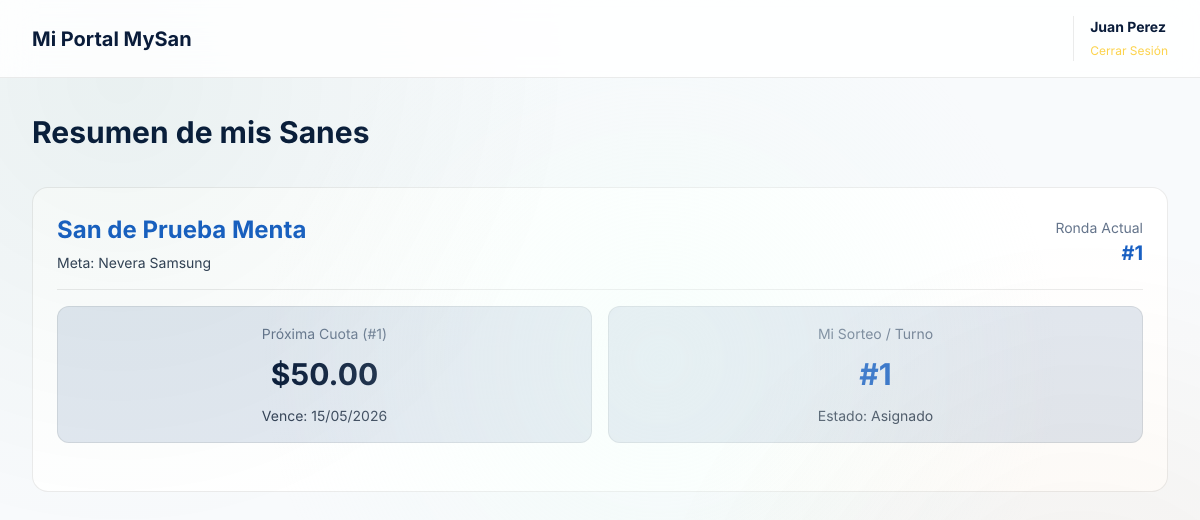
The page /dashboard_participante.php (signed in) on the database its author committed.
### tables this page shows
CREATE TABLE `usuarios` (
  `id` int NOT NULL AUTO_INCREMENT,
  `username` varchar(50) NOT NULL,
  `password` varchar(255) NOT NULL,
  `nombre` varchar(100) NOT NULL,
  `email` varchar(100) DEFAULT NULL,
  `pregunta_secreta` text,
  `respuesta_secreta` varchar(255) DEFAULT NULL,
  `created_at` timestamp NULL DEFAULT CURRENT_TIMESTAMP,
  `updated_at` timestamp NULL DEFAULT CURRENT_TIMESTAMP ON UPDATE CURRENT_TIMESTAMP,
  `rol` enum('admin','participante') DEFAULT 'admin',
  PRIMARY KEY (`id`),
  UNIQUE KEY `username` (`username`)
);

CREATE TABLE `participantes` (
  `id` int NOT NULL AUTO_INCREMENT,
  `grupo_san_id` int NOT NULL,
  `nombre` varchar(100) NOT NULL,
  `apellido` varchar(100) NOT NULL,
  `cedula` varchar(20) NOT NULL,
  `telefono` varchar(20) DEFAULT NULL,
  `direccion` text,
  `fecha_inscripcion` date NOT NULL,
  `ha_recibido` tinyint DEFAULT '0',
  `fecha_entrega` date DEFAULT NULL,
  `activo` tinyint DEFAULT '1',
  `created_at` timestamp NULL DEFAULT CURRENT_TIMESTAMP,
  `usuario_id` int DEFAULT NULL,
  PRIMARY KEY (`id`),
  UNIQUE KEY `cedula` (`cedula`),
  KEY `grupo_san_id` (`grupo_san_id`),
  CONSTRAINT `participantes_ibfk_1` FOREIGN KEY (`grupo_san_id`) REFERENCES `grupos_san` (`id`) ON DELETE CASCADE
);

CREATE TABLE `grupos_san` (
  `id` int NOT NULL AUTO_INCREMENT,
  `producto_id` int NOT NULL,
  `nombre` varchar(100) NOT NULL,
  `fecha_inicio` date NOT NULL,
  `frecuencia` enum('quincenal','mensual') NOT NULL,
  `numero_cuotas` int NOT NULL,
  `cupos_totales` int NOT NULL,
  `cupos_ocupados` int DEFAULT '0',
  `monto_cuota` decimal(10,2) NOT NULL,
  `estado` enum('en_espera','abierto','en_curso','finalizado') DEFAULT 'en_espera',
  `created_at` timestamp NULL DEFAULT CURRENT_TIMESTAMP,
  `ronda_actual` int DEFAULT '1',
  PRIMARY KEY (`id`),
  KEY `producto_id` (`producto_id`),
  CONSTRAINT `grupos_san_ibfk_1` FOREIGN KEY (`producto_id`) REFERENCES `productos` (`id`) ON DELETE CASCADE
);

CREATE TABLE `productos` (
  `id` int NOT NULL AUTO_INCREMENT,
  `categoria_id` int NOT NULL,
  `nombre` varchar(100) NOT NULL,
  `marca` varchar(50) DEFAULT NULL,
  `modelo` varchar(50) DEFAULT NULL,
  `descripcion` text,
  `valor_total` decimal(10,2) NOT NULL,
  `imagen` varchar(255) DEFAULT NULL,
  `activo` tinyint DEFAULT '1',
  `created_at` timestamp NULL DEFAULT CURRENT_TIMESTAMP,
  PRIMARY KEY (`id`),
  KEY `categoria_id` (`categoria_id`),
  CONSTRAINT `productos_ibfk_1` FOREIGN KEY (`categoria_id`) REFERENCES `categorias` (`id`) ON DELETE CASCADE
);

CREATE TABLE `pagos` (
  `id` int NOT NULL AUTO_INCREMENT,
  `participante_id` int NOT NULL,
  `numero_cuota` int NOT NULL,
  `monto` decimal(10,2) NOT NULL,
  `tasa_aplicada` decimal(10,4) DEFAULT NULL,
  `fecha_pago` date DEFAULT NULL,
  `fecha_vencimiento` date NOT NULL,
  `estado` enum('pendiente','pagado','atrasado') DEFAULT 'pendiente',
  `metodo_pago` varchar(50) DEFAULT NULL,
  `comprobante` varchar(255) DEFAULT NULL,
  `notas` text,
  `created_at` timestamp NULL DEFAULT CURRENT_TIMESTAMP,
  PRIMARY KEY (`id`),
  KEY `participante_id` (`participante_id`),
  CONSTRAINT `pagos_ibfk_1` FOREIGN KEY (`participante_id`) REFERENCES `participantes` (`id`) ON DELETE CASCADE
);

CREATE TABLE `turnos` (
  `id` int NOT NULL AUTO_INCREMENT,
  `grupo_san_id` int NOT NULL,
  `participante_id` int DEFAULT NULL,
  `numero_turno` int NOT NULL,
  `fecha_turno` date DEFAULT NULL,
  `metodo_asignacion` enum('aleatorio','manual') NOT NULL,
  `estado` enum('pendiente','asignado','entregado') DEFAULT 'pendiente',
  `fecha_asignacion` timestamp NULL DEFAULT NULL,
  `fecha_entrega` timestamp NULL DEFAULT NULL,
  `created_at` timestamp NULL DEFAULT CURRENT_TIMESTAMP,
  PRIMARY KEY (`id`),
  KEY `grupo_san_id` (`grupo_san_id`),
  KEY `participante_id` (`participante_id`),
  CONSTRAINT `turnos_ibfk_1` FOREIGN KEY (`grupo_san_id`) REFERENCES `grupos_san` (`id`) ON DELETE CASCADE,
  CONSTRAINT `turnos_ibfk_2` FOREIGN KEY (`participante_id`) REFERENCES `participantes` (`id`) ON DELETE SET NULL
);

### config/database.php (called while the page is built, shortened)
<?php
try {
    $dsn = "mysql:host=" . DB_HOST . ";port=3306;dbname=" . DB_NAME . ";charset=" . DB_CHARSET;
    $options = [
        PDO::ATTR_ERRMODE => PDO::ERRMODE_EXCEPTION,
        PDO::ATTR_DEFAULT_FETCH_MODE => PDO::FETCH_ASSOC,
        PDO::ATTR_EMULATE_PREPARES => false,
    ];
    $pdo = new PDO($dsn, DB_USER, DB_PASS, $options);
} catch (PDOException $e) {
    die(json_encode([
        'success' => false,
        'message' => 'Error de conexión a la base de datos: ' . $e->getMessage()
    ]));
}
function isLoggedIn()
{
    return isset($_SESSION['user_id']);
}
function getCurrentUser()
{
    global $pdo;
    $stmt = $pdo->prepare("SELECT id, username, nombre, email FROM usuarios WHERE id = ?");
    $stmt->execute([$_SESSION['user_id']]);
    return $stmt->fetch();
}
?>

### dashboard_participante.php (the view, shortened to what this page needs)
<?php
require_once 'config/database.php';
$user = getCurrentUser();
$stmt = $pdo->prepare("
    SELECT p.id as participante_id, p.nombre, p.apellido, gs.id as grupo_id, gs.nombre as grupo_nombre,
           gs.monto_cuota, gs.frecuencia, gs.ronda_actual, prod.nombre as producto_nombre
    FROM participantes p
    JOIN grupos_san gs ON p.grupo_san_id = gs.id
    JOIN productos prod ON gs.producto_id = prod.id
    WHERE p.usuario_id = ? AND p.activo = 1
");
$stmt->execute([$user['id']]);
$mis_sanes = $stmt->fetchAll(PDO::FETCH_ASSOC);
?>
<!DOCTYPE html>
<html lang="es">
<head>
    <link rel="stylesheet" href="assets/fonts/inter.css">
    <link rel="stylesheet" href="assets/css/reset.css">
    <link rel="stylesheet" href="assets/css/variables.css">
    <link rel="stylesheet" href="assets/css/bento-grid.css">
    <link rel="stylesheet" href="assets/css/main.css">
</head>
<body>
    <header class="header">
        <div class="header-content">
            <div style="font-size: var(--font-size-xl); font-weight: bold; color: var(--color-text-primary);">
                Mi Portal MySan
            </div>
            <div class="user-nav">
                <div class="notification-icon" title="Notificaciones" onclick="alert('Notificaciones en desarrollo')">
                    <svg class="icon"><use href="#icon-bell"></use></svg>
                </div>
                <div style="border-left: 1px solid var(--glass-border); padding-left: var(--space-4); margin-left: var(--space-2);">
                    <div style="font-weight: bold; font-size: var(--font-size-sm);"><?php echo htmlspecialchars($user['nombre']); ?></div>
                    <a href="logout.php" style="color: var(--color-salmon); font-size: var(--font-size-xs); text-decoration: none;">Cerrar Sesión</a>
                </div>
            </div>
        </div>
    </header>
    <div class="page-container">
        <h1 style="font-size: var(--font-size-3xl); margin-bottom: var(--space-8);">Resumen de mis Sanes</h1>
        <?php if (empty($mis_sanes)): ?>
            <div style="text-align: center; padding: 4rem; background: var(--color-surface); border: 1px solid var(--glass-border); border-radius: var(--radius-lg);">
                <svg class="icon" style="width: 48px; height: 48px; color: var(--color-text-tertiary); margin-bottom: 1rem;"><use href="#icon-info"></use></svg>
                <h3 style="font-size: var(--font-size-xl); margin-bottom: 0.5rem;">Aún no perteneces a ningún San</h3>
                <p style="color: var(--color-text-secondary);">Comunícate con el administrador para que te asigne a tus grupos activos.</p>
            </div>
        <?php else: ?>
            <?php foreach ($mis_sanes as $san):
                $stmtPago = $pdo->prepare("
                    SELECT monto, fecha_vencimiento, estado, numero_cuota
                    FROM pagos
                    WHERE participante_id = ? AND estado IN ('pendiente', 'atrasado')
                    ORDER BY numero_cuota ASC LIMIT 1
                ");
                $stmtPago->execute([$san['participante_id']]);
                $prox_pago = $stmtPago->fetch(PDO::FETCH_ASSOC);
                $stmtTurno = $pdo->prepare("
                    SELECT numero_turno, fecha_turno, estado
                    FROM turnos
                    WHERE participante_id = ?
                ");
                $stmtTurno->execute([$san['participante_id']]);
                $turno = $stmtTurno->fetch(PDO::FETCH_ASSOC);
            ?>
            <div class="san-card">
                <div class="san-header">
                    <div>
                        <h2 class="san-title"><?php echo htmlspecialchars($san['grupo_nombre']); ?></h2>
                        <div style="color: var(--color-text-secondary); font-size: var(--font-size-sm); margin-top: 4px;">
                            Meta: <?php echo htmlspecialchars($san['producto_nombre']); ?>
                        </div>
                    </div>
                    <div style="text-align: right;">
                        <div style="font-size: var(--font-size-sm); color: var(--color-text-tertiary);">Ronda Actual</div>
                        <div style="font-size: var(--font-size-xl); font-weight: bold; color: var(--color-violeta);">#<?php echo $san['ronda_actual']; ?></div>
                    </div>
                </div>
                <div class="payment-status">
                    <?php if ($prox_pago): ?>
                        <div class="payment-box <?php echo $prox_pago['estado'] == 'atrasado' ? 'alert' : ''; ?>">
                            <div style="color: var(--color-text-tertiary); font-size: var(--font-size-sm);">Próxima Cuota (#<?php echo $prox_pago['numero_cuota']; ?>)</div>
                            <div class="value-large">$<?php echo number_format($prox_pago['monto'], 2); ?></div>
                            <div style="font-size: var(--font-size-sm); color: <?php echo $prox_pago['estado'] == 'atrasado' ? 'var(--color-error)' : 'var(--color-text-secondary)'; ?>;">
                                Vence: <?php echo date('d/m/Y', strtotime($prox_pago['fecha_vencimiento'])); ?>
                            </div>
                        </div>
                    <?php endif; ?>
                    <div class="payment-box">
                        <div style="color: var(--color-text-tertiary); font-size: var(--font-size-sm);">Mi Sorteo / Turno</div>
                        <?php if ($turno): ?>
                            <div class="value-large" style="color: var(--color-electro);">#<?php echo $turno['numero_turno']; ?></div>
                            <div style="font-size: var(--font-size-sm); color: var(--color-text-secondary);">
                                Estado: <?php echo ucfirst($turno['estado']); ?>
                            </div>
                        <?php else: ?>
                            <div class="value-large" style="font-size: var(--font-size-lg); color: var(--color-text-secondary);">Pendiente</div>
                            <div style="font-size: var(--font-size-sm); color: var(--color-text-tertiary);">Aún no se ha sorteado</div>
                        <?php endif; ?>
                    </div>
                </div>
            </div>
            <?php endforeach; ?>
        <?php endif; ?>
    </div>
</body>
</html>

### assets/css/variables.css (style rules this page uses)
:root { --color-primary: #1960c3; --color-primary-mid: #1f78f0; --color-primary-light: #4994f5; --color-primary-dim: #104085; --color-primary-glow: rgba(25, 96, 195, 0.18); --color-primary-tint: rgba(25, 96, 195, 0.05); --color-secondary: #06543f; --color-secondary-mid: #087557; --color-secondary-light: #0a9670; --color-secondary-dim: #043628; --color-secondary-glow: rgba(6, 84, 63, 0.15); --color-secondary-tint: rgba(6, 84, 63, 0.05); --color-accent: #fcd34d; --color-accent-dim: #d97706; --color-accent-glow: rgba(252, 211, 77, 0.15); --color-accent-light: #fde68a; --color-accent-tint: rgba(252, 211, 77, 0.05); --color-electro: var(--color-primary); --color-electro-dim: var(--color-primary-dim); --color-electro-glow: var(--color-primary-glow); --color-electro-tint: var(--color-primary-tint); --color-telefonia: var(--color-secondary); --color-telefonia-dim: var(--color-secondary-dim); --color-telefonia-glow: var(--color-secondary-glow); --color-moto: var(--color-accent-dim); --color-moto-dim: #b45309; --color-moto-glow: var(--color-accent-glow); --color-turnos: #6366f1; --color-turnos-dim: #4f46e5; --color-turnos-glow: rgba(99, 102, 241, 0.18); --color-turnos-tint: rgba(99, 102, 241, 0.05); --color-comprobantes: #0ea5e9; --color-comprobantes-dim: #0284c7; --color-comprobantes-glow: rgba(14, 165, 233, 0.18); --color-violeta: var(--color-primary); --color-violeta-dim: var(--color-primary-dim); --color-violeta-glow: var(--color-primary-glow); --color-menta: var(--color-secondary); --color-menta-dim: var(--color-secondary-dim); --color-menta-glow: var(--color-secondary-glow); --color-salmon: var(--color-accent); --color-salmon-dim: var(--color-accent-dim); --color-salmon-glow: var(--color-accent-glow); --color-background: #f8fafc; --color-surface: #ffffff; --color-surface-elevated: #ffffff; --color-surface-hover: #f1f5f9; --color-surface-section: #e2e8f0; --glass-background: rgba(255, 255, 255, 0.85); --glass-border: rgba(0, 0, 0, 0.08); --glass-blur: blur(16px); --color-text-primary: #0a1c3a; --color-text-secondary: #334155; --color-text-tertiary: #64748b; --color-text-inverse: #fcd34d; --color-success: var(--color-primary-mid); --color-warning: var(--color-secondary); --color-error: hsl(0, 72%, 51%); --color-info: var(--color-electro); --font-family: 'Inter', -apple-system, BlinkMacSystemFont, 'SF Pro Display', sans-serif; --font-sans: var(--font-family); --font-size-xs: 0.75rem; --font-size-sm: 0.875rem; --font-size-base: 1rem; --font-size-md: 1rem; --font-size-lg: 1.125rem; --font-size-xl: 1.25rem; --font-size-2xl: 1.5rem; --font-size-3xl: 1.875rem; --font-size-4xl: 2.25rem; --font-weight-regular: 400; --font-weight-medium: 500; --font-weight-semibold: 600; --font-weight-bold: 700; --space-1: 0.25rem; --space-2: 0.5rem; --space-3: 0.75rem; --space-4: 1rem; --space-5: 1.25rem; --space-6: 1.5rem; --space-8: 2rem; --space-10: 2.5rem; --space-12: 3rem; --space-16: 4rem; --space-20: 5rem; --radius-sm: 8px; --radius-md: 12px; --radius-lg: 16px; --radius-xl: 24px; --radius-bento: 20px; --radius-full: 9999px; --shadow-sm: 0 1px 4px rgba(0,0,0,.06), 0 2px 8px rgba(0,0,0,.04); --shadow-md: 0 4px 12px rgba(0,0,0,.08), 0 8px 24px rgba(0,0,0,.06); --shadow-lg: 0 8px 24px rgba(0,0,0,.10), 0 20px 48px rgba(0,0,0,.08); --shadow-glow-primary: 0 0 24px var(--color-primary-glow); --shadow-glow-secondary: 0 0 24px var(--color-secondary-glow); --shadow-glow-accent: 0 0 24px var(--color-accent-glow); --shadow-glow-violeta: var(--shadow-glow-primary); --shadow-glow-menta: var(--shadow-glow-secondary); --shadow-glow-salmon: var(--shadow-glow-accent); --transition-fast: 150ms cubic-bezier(0.4, 0, 0.2, 1); --transition-base: 250ms cubic-bezier(0.4, 0, 0.2, 1); --transition-slow: 400ms cubic-bezier(0.4, 0, 0.2, 1); --z-base: 1; --z-dropdown: 100; --z-modal: 200; --z-toast: 300; }

### rows shown on the page
usuarios: nombre "Juan Perez"
participantes: grupo_san.nombre "San de Prueba Menta", productos.nombre "Nevera Samsung", grupo_san.ronda_actual "1", pagos.numero_cuota "1", pagos.monto "50.00", pagos.fecha_vencimiento "15/05/2026", turnos.numero_turno "1", turnos.estado "Asignado"
